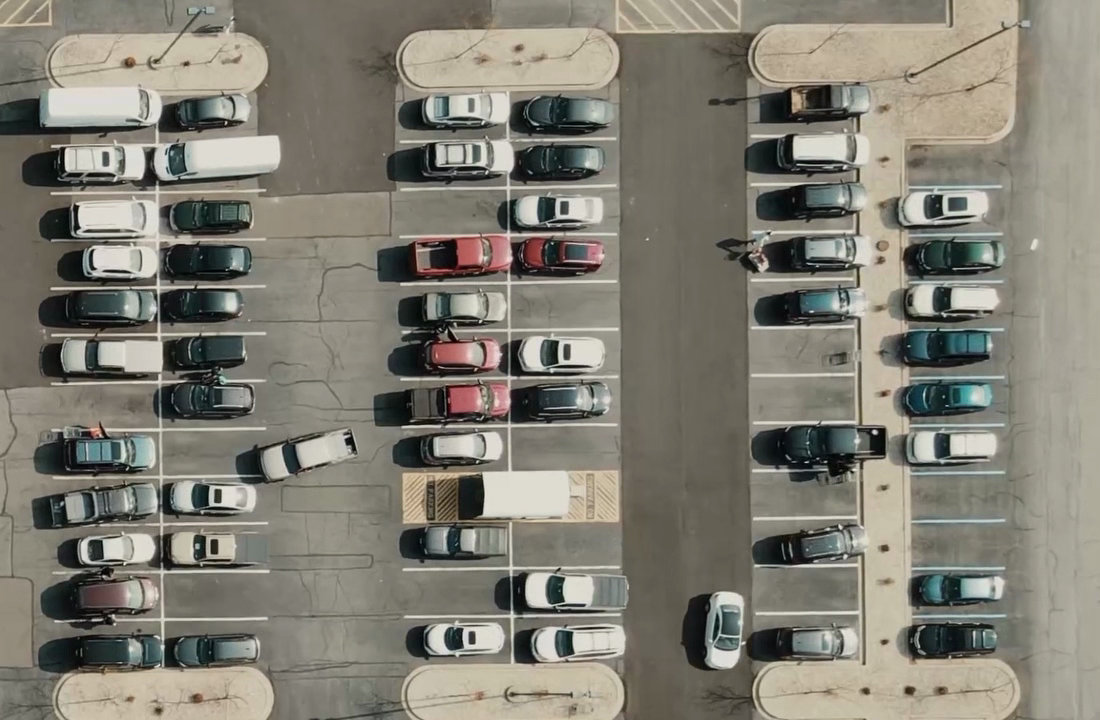
#> input picture data/images/parking.png, 1100 x 720 px
$ python parking_position_finder.py
#> lines starting #> are read from the running program, lines starting #| are printed output that depends on the picture; after the words box and inside, x2 and y2 are one past the last pixel; in counts of white or black regions, pixels touching at a corner belong together
"""Mark parking spots on an image and save them to parking_positions.json.

Left-click   add a spot (the click is its top-left corner)
Right-click  remove the spot under the cursor
Press 'q'    quit

Run this first, then run parking_space_counter.py.
"""

import json
from pathlib import Path

import cv2 as cv

IMAGES = Path(__file__).resolve().parents[2] / "data" / "images"
POSITIONS_FILE = Path(__file__).with_name("parking_positions.json")

SPOT_WIDTH, SPOT_HEIGHT = 108, 46


def load_positions():
    try:
        return json.loads(POSITIONS_FILE.read_text())
    except (FileNotFoundError, json.JSONDecodeError):
        return []


def save_positions(positions):
    POSITIONS_FILE.write_text(json.dumps(positions))


def main():
    image = cv.imread(str(IMAGES / "parking.png"))
#> image is the input picture: shape (720, 1100, 3); mean B, G, R 116, 126.7, 129.8
    if image is None:
        raise SystemExit("Image not found: data/images/parking.png")

    positions = load_positions()
#> (reads examples/10_projects/parking_positions.json from the repository)

    def on_mouse(event, x, y, flags, param):
        if event == cv.EVENT_LBUTTONDOWN:
            positions.append([x, y])
            save_positions(positions)
        elif event == cv.EVENT_RBUTTONDOWN:
            for i, (px, py) in enumerate(positions):
                if px < x < px + SPOT_WIDTH and py < y < py + SPOT_HEIGHT:
                    positions.pop(i)
                    save_positions(positions)
                    break

    cv.namedWindow("Parking")
    cv.setMouseCallback("Parking", on_mouse)

    while True:
        canvas = image.copy()
        for px, py in positions:
            cv.rectangle(canvas, (px, py), (px + SPOT_WIDTH, py + SPOT_HEIGHT), (255, 0, 0), 2)
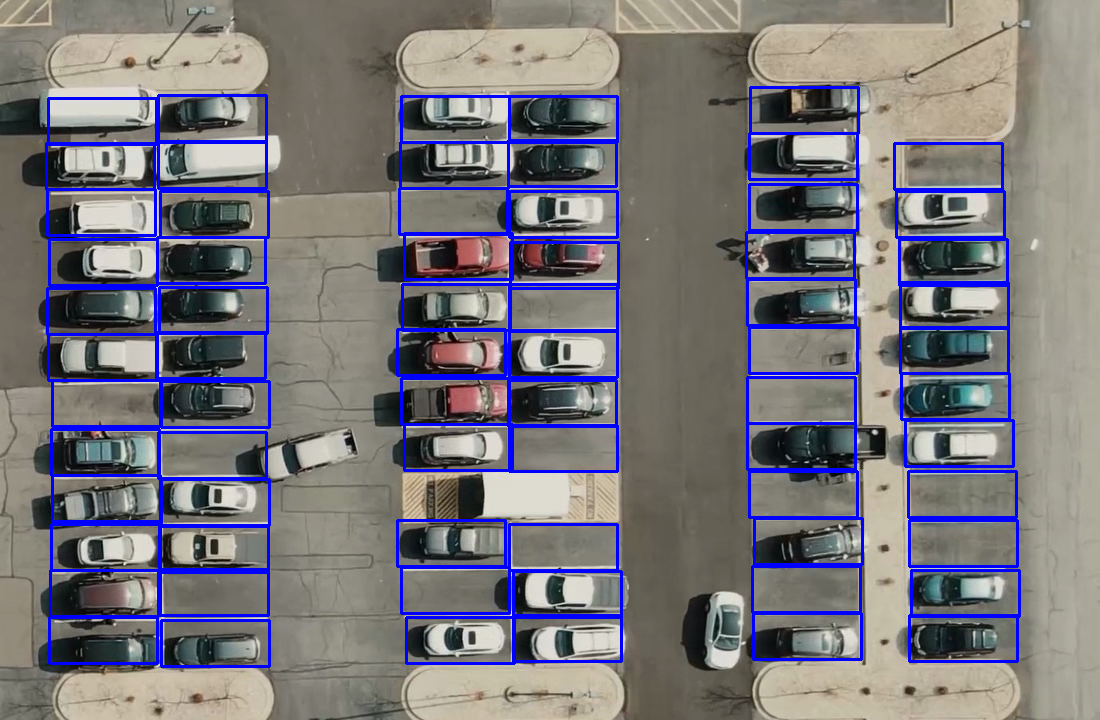
#> canvas: shape (720, 1100, 3); 6.72% of pixels changed, all inside (x1, y1, x2, y2) = (45, 86, 1021, 668)

        cv.imshow("Parking", canvas)
        if cv.waitKey(1) & 0xFF == ord("q"):
#> (key q is pressed here)
            break

    cv.destroyAllWindows()


if __name__ == "__main__":
    main()
